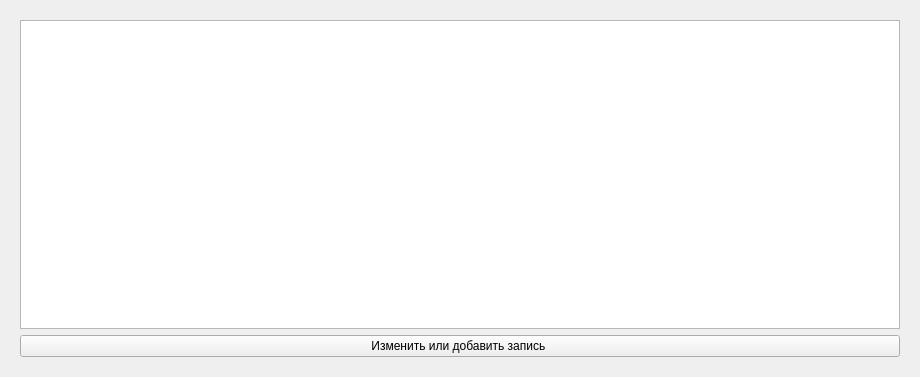
<?xml version="1.0" encoding="UTF-8"?>
<ui version="4.0">
 <class>Form</class>
 <widget class="QWidget" name="Form">
  <property name="geometry">
   <rect>
    <x>0</x>
    <y>0</y>
    <width>920</width>
    <height>377</height>
   </rect>
  </property>
  <property name="windowTitle">
   <string>Form</string>
  </property>
  <layout class="QGridLayout" name="gridLayout">
   <item row="0" column="0">
    <widget class="QWidget" name="widget" native="true">
     <layout class="QGridLayout" name="gridLayout_2">
      <item row="0" column="0">
       <widget class="QTableWidget" name="tableWidget"/>
      </item>
      <item row="1" column="0">
       <widget class="QPushButton" name="pushButton">
        <property name="text">
         <string>Изменить или добавить запись </string>
        </property>
       </widget>
      </item>
     </layout>
    </widget>
   </item>
  </layout>
 </widget>
 <resources/>
 <connections/>
</ui>
